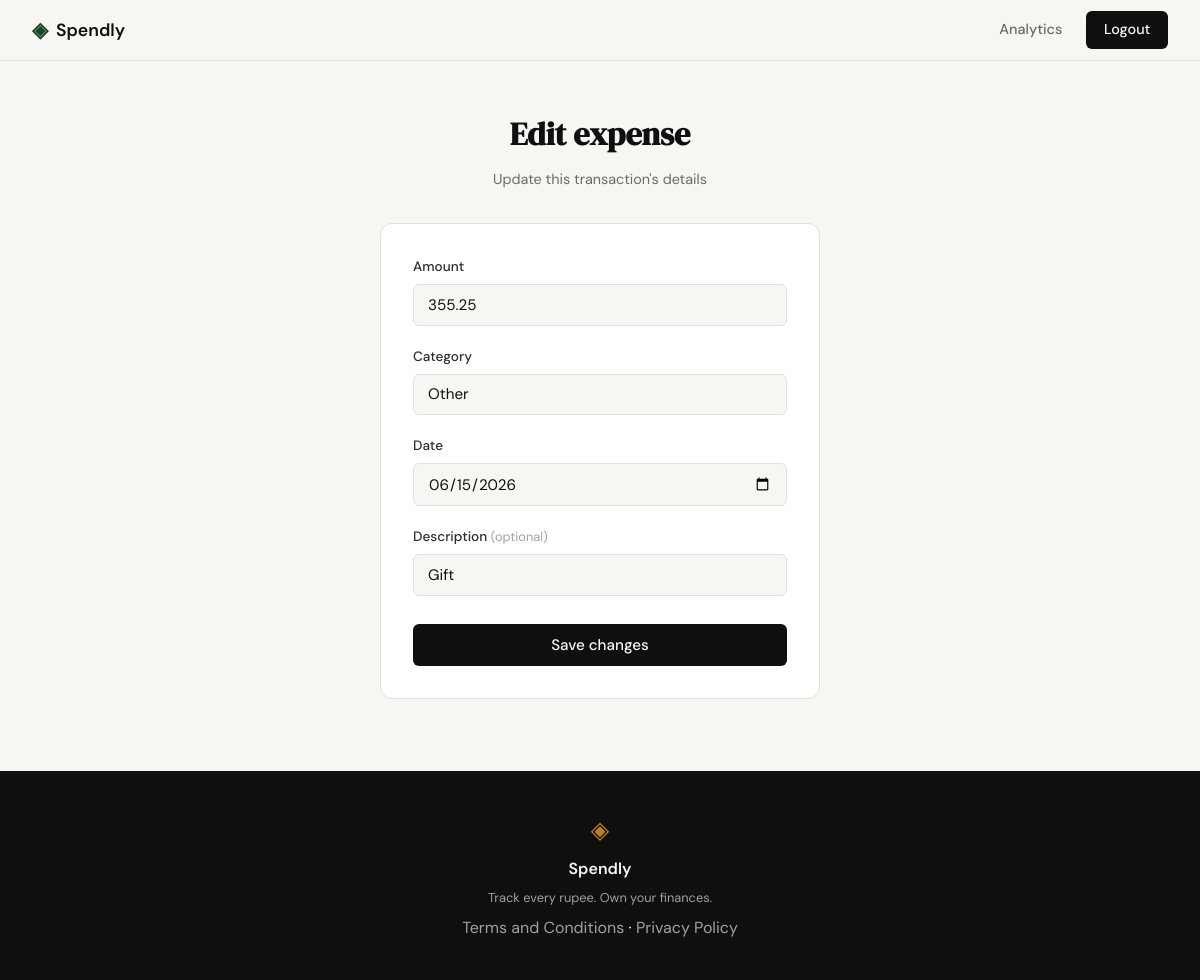
Screenshot of /expenses/14/edit (signed in) with the database file from the repository.
### tables this page shows
CREATE TABLE expenses (
            id          INTEGER PRIMARY KEY AUTOINCREMENT,
            user_id     INTEGER NOT NULL REFERENCES users(id),
            amount      REAL    NOT NULL,
            category    TEXT    NOT NULL,
            date        TEXT    NOT NULL,
            description TEXT,
            created_at  TEXT    DEFAULT (datetime('now'))
        );

### app.py (the view, shortened to what this page needs)
@app.route("/expenses/<int:id>/edit", methods=["GET", "POST"])
def edit_expense(id):
    if not session.get("user_id"):
        return redirect(url_for("login"))
    expense = get_expense_by_id(id, session["user_id"])
    if expense is None:
        abort(404)
    if request.method == "GET":
        return render_template("edit_expense.html", categories=EXPENSE_CATEGORIES,
                                expense_id=expense["id"], amount=expense["amount"],
                                category=expense["category"], date=expense["date"],
                                description=expense["description"])

### database/db.py (called while the page is built)
def get_db():
    db_path = os.environ.get("SPENDLY_DB_PATH", "spendly.db")
    conn = sqlite3.connect(db_path)
    conn.row_factory = sqlite3.Row
    conn.execute("PRAGMA foreign_keys = ON")
    return conn

### database/queries.py (called while the page is built)
def get_expense_by_id(expense_id, user_id):
    conn = get_db()
    row = conn.execute(
        "SELECT id, amount, category, date, description FROM expenses "
        "WHERE id = ? AND user_id = ?",
        (expense_id, user_id),
    ).fetchone()
    conn.close()
    if row is None:
        return None
    return {
        "id": row["id"],
        "amount": row["amount"],
        "category": row["category"],
        "date": row["date"],
        "description": row["description"],
    }

### templates/edit_expense.html (shortened to what this page needs)
{% extends "base.html" %}
{% block content %}
<section class="auth-section">
    <div class="auth-container">
        <div class="auth-header">
            <h1 class="auth-title">Edit expense</h1>
            <p class="auth-subtitle">Update this transaction's details</p>
        </div>
        <div class="auth-card">
            <form method="POST" action="{{ url_for('edit_expense', id=expense_id) }}">
                <div class="form-group">
                    <label for="amount">Amount</label>
                    <input type="text" id="amount" name="amount"
                           class="form-input" placeholder="0.00"
                           value="{{ amount or '' }}" autofocus>
                </div>
                <div class="form-group">
                    <label for="category">Category</label>
                    <select id="category" name="category" class="form-input">
                        {% for c in categories %}
                        <option value="{{ c }}" {% if category == c %}selected{% endif %}>{{ c }}</option>
                        {% endfor %}
                    </select>
                </div>
                <div class="form-group">
                    <label for="date">Date</label>
                    <input type="date" id="date" name="date"
                           class="form-input" value="{{ date or '' }}">
                </div>
                <div class="form-group">
                    <label for="description">Description <span class="form-optional">(optional)</span></label>
                    <input type="text" id="description" name="description"
                           class="form-input" placeholder="e.g. Grocery shopping"
                           value="{{ description or '' }}">
                </div>
                <button type="submit" class="btn-submit">Save changes</button>
            </form>
        </div>
    </div>
</section>
{% endblock %}

### static/css/style.css (style rules this page uses)
:root { --ink: #0f0f0f; --ink-soft: #2d2d2d; --ink-muted: #6b6b6b; --ink-faint: #a0a0a0; --paper: #f7f6f3; --paper-warm: #f0ede6; --paper-card: #ffffff; --accent: #1a472a; --accent-light: #e8f0eb; --accent-2: #c17f24; --accent-2-light: #fdf3e3; --chart-3: #5b7fa6; --chart-4: #8b5e83; --danger: #c0392b; --danger-light: #fdecea; --border: #e4e1da; --border-soft: #eeebe4; --font-display: 'DM Serif Display', Georgia, serif; --font-body: 'DM Sans', system-ui, sans-serif; --max-width: 1200px; --auth-width: 440px; --radius-sm: 6px; --radius-md: 12px; --radius-lg: 20px; }
*, *::before, *::after { box-sizing: border-box; margin: 0; padding: 0; }
html { font-size: 16px; scroll-behavior: smooth; }
body { background: var(--paper); color: var(--ink); font-family: var(--font-body); font-size: 1rem; line-height: 1.6; -webkit-font-smoothing: antialiased; }
.auth-section { min-height: calc(100vh - 60px - 100px); display: flex; align-items: center; justify-content: center; padding: 3rem 2rem; }
.auth-container { width: 100%; max-width: var(--auth-width); }
.auth-header { text-align: center; margin-bottom: 2rem; }
.auth-title { font-family: var(--font-display); font-size: 2rem; color: var(--ink); margin-bottom: 0.5rem; }
.auth-subtitle { font-size: 0.9rem; color: var(--ink-muted); }
.auth-card { background: var(--paper-card); border: 1px solid var(--border); border-radius: var(--radius-md); padding: 2rem; margin-bottom: 1.5rem; }
.form-group { margin-bottom: 1.25rem; }
.form-group label { display: block; font-size: 0.85rem; font-weight: 500; color: var(--ink-soft); margin-bottom: 0.4rem; }
.form-input { width: 100%; padding: 0.6rem 0.875rem; border: 1px solid var(--border); border-radius: var(--radius-sm); font-family: var(--font-body); font-size: 0.95rem; color: var(--ink); background: var(--paper); outline: none; transition: border-color 0.2s; }
.form-input::placeholder { color: var(--ink-faint); }
select.form-input { appearance: none; background: var(--paper); cursor: pointer; }
.form-optional { font-weight: 400; color: var(--ink-faint); font-size: 0.8rem; }
.btn-submit { width: 100%; padding: 0.7rem; background: var(--ink); color: var(--paper); border: none; border-radius: var(--radius-sm); font-family: var(--font-body); font-size: 0.95rem; font-weight: 500; cursor: pointer; transition: background 0.2s; margin-top: 0.5rem; }

### rows the page displays
expenses: amount "355.25", category "Other", date "06/15/2026", description "Gift"
